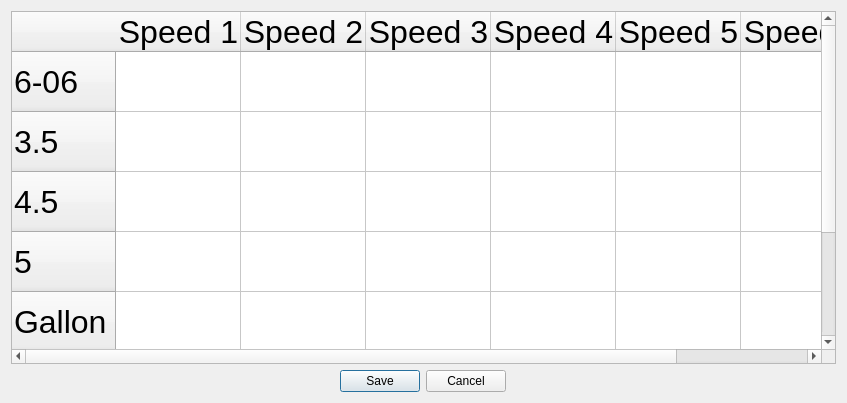
<?xml version="1.0" encoding="UTF-8"?>
<ui version="4.0">
 <class>UpperSoilBeltFact</class>
 <widget class="QDialog" name="UpperSoilBeltFact">
  <property name="geometry">
   <rect>
    <x>0</x>
    <y>0</y>
    <width>847</width>
    <height>403</height>
   </rect>
  </property>
  <property name="windowTitle">
   <string>Upper Soil Belt Factors</string>
  </property>
  <layout class="QVBoxLayout" name="verticalLayout">
   <item>
    <widget class="QTableWidget" name="tableWidget">
     <property name="font">
      <font>
       <pointsize>24</pointsize>
      </font>
     </property>
     <property name="sizeAdjustPolicy">
      <enum>QAbstractScrollArea::SizeAdjustPolicy::AdjustToContents</enum>
     </property>
     <property name="selectionMode">
      <enum>QAbstractItemView::SelectionMode::SingleSelection</enum>
     </property>
     <attribute name="horizontalHeaderDefaultSectionSize">
      <number>125</number>
     </attribute>
     <attribute name="verticalHeaderDefaultSectionSize">
      <number>60</number>
     </attribute>
     <row>
      <property name="text">
       <string>6-06</string>
      </property>
     </row>
     <row>
      <property name="text">
       <string>3.5</string>
      </property>
     </row>
     <row>
      <property name="text">
       <string>4.5</string>
      </property>
     </row>
     <row>
      <property name="text">
       <string>5</string>
      </property>
     </row>
     <row>
      <property name="text">
       <string>Gallon</string>
      </property>
     </row>
     <row>
      <property name="text">
       <string>8</string>
      </property>
     </row>
     <column>
      <property name="text">
       <string>Speed 1</string>
      </property>
     </column>
     <column>
      <property name="text">
       <string>Speed 2</string>
      </property>
     </column>
     <column>
      <property name="text">
       <string>Speed 3</string>
      </property>
     </column>
     <column>
      <property name="text">
       <string>Speed 4</string>
      </property>
     </column>
     <column>
      <property name="text">
       <string>Speed 5</string>
      </property>
     </column>
     <column>
      <property name="text">
       <string>Speed 6</string>
      </property>
     </column>
    </widget>
   </item>
   <item alignment="Qt::AlignmentFlag::AlignHCenter">
    <widget class="QDialogButtonBox" name="buttonBox">
     <property name="orientation">
      <enum>Qt::Orientation::Horizontal</enum>
     </property>
     <property name="standardButtons">
      <set>QDialogButtonBox::StandardButton::Cancel|QDialogButtonBox::StandardButton::Save</set>
     </property>
    </widget>
   </item>
  </layout>
 </widget>
 <resources/>
 <connections>
  <connection>
   <sender>buttonBox</sender>
   <signal>accepted()</signal>
   <receiver>UpperSoilBeltFact</receiver>
   <slot>accept()</slot>
   <hints>
    <hint type="sourcelabel">
     <x>248</x>
     <y>254</y>
    </hint>
    <hint type="destinationlabel">
     <x>157</x>
     <y>274</y>
    </hint>
   </hints>
  </connection>
  <connection>
   <sender>buttonBox</sender>
   <signal>rejected()</signal>
   <receiver>UpperSoilBeltFact</receiver>
   <slot>reject()</slot>
   <hints>
    <hint type="sourcelabel">
     <x>316</x>
     <y>260</y>
    </hint>
    <hint type="destinationlabel">
     <x>286</x>
     <y>274</y>
    </hint>
   </hints>
  </connection>
 </connections>
</ui>
